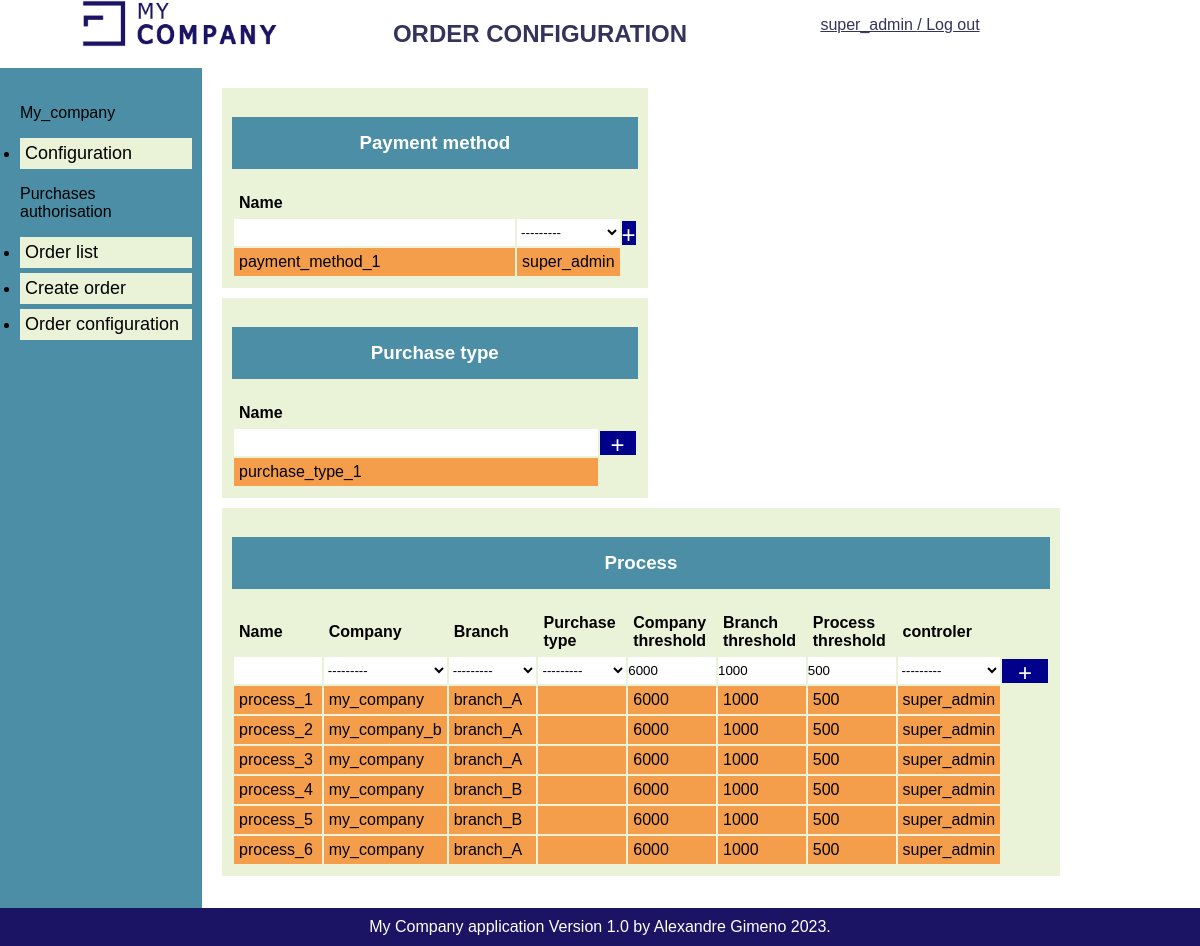
Screenshot of /order/config/ (signed in) with the database file from the repository.
### authentication/models.py (models this page shows)
class User(AbstractUser):
    def __str__(self):
        return f'{self.username}'
    company = models.ForeignKey('Company', null=True, on_delete=models.CASCADE, related_name='branch_user')
    branch = models.ForeignKey('Branch', null=True, on_delete=models.CASCADE, related_name='branch_user')

class Company(models.Model):
    def __str__(self):
        return f'{self.name}'
    name = models.fields.CharField(max_length=30, unique=True)
    controler = models.ForeignKey(User, on_delete=models.CASCADE, related_name='company_controler')
    super_controler = models.ForeignKey(User, on_delete=models.CASCADE, related_name='company_super_controler')

class Branch(models.Model):
    def __str__(self):
        return f'{self.name}'
    name = models.fields.CharField(max_length=30, unique=True)
    company = models.ForeignKey(Company, on_delete=models.CASCADE)
    controler = models.ForeignKey(User, on_delete=models.CASCADE, related_name='branch_controler')

### purchases_auth/models.py (models this page shows, shortened)
class Payment_method(models.Model):
    name = models.fields.CharField(max_length=30, unique=True)
    controler = models.ForeignKey(User, null=True, on_delete=models.CASCADE, related_name='payment_method_controler')

class Purchase_type(models.Model):
    def __str__(self):
        return f'{self.name}'
    name = models.fields.CharField(max_length=30, unique=True)

class Process(models.Model):
    name = models.fields.CharField(max_length=30, unique=True)
    company = models.ForeignKey(Company, null=True, on_delete=models.CASCADE)
    branch = models.ForeignKey(Branch, null=True, on_delete=models.CASCADE)
    purchase_type = models.ForeignKey(Purchase_type, null=True, on_delete=models.CASCADE)
    company_threshold = models.fields.IntegerField(default=6000)
    branch_threshold = models.fields.IntegerField(default=1000)
    process_threshold = models.fields.IntegerField(default=500)
    controler = models.ForeignKey(User, null=True, on_delete=models.CASCADE, related_name='process_controler')

### purchases_auth/views.py (the view, shortened to what this page needs)
# urls.py: path('order/config/', views.order_config, name='order-config'),
@login_required
def order_config(request):
    payment_methods=Payment_method.objects.filter()
    purchase_types=Purchase_type.objects.filter()
    process=Process.objects.filter()
    payment_method_form = PaymentMethodForm()
    purchase_type_form = PurchaseTypeForm()
    process_form = ProcessForm()
    context={
    'payment_methods': payment_methods,
    'payment_method_form': payment_method_form,
    'purchase_types': purchase_types,
    'purchase_type_form': purchase_type_form,
    'process': process,
    'process_form': process_form,}
    return render(request,
    'purchases_auth/order_config.html',
    context=context)

### purchases_auth/forms.py
class PaymentMethodForm(forms.ModelForm):
    add_payment_method = forms.BooleanField(widget=forms.HiddenInput, initial=True)
    class Meta:
        model = Payment_method
        fields = [
            'name',
            'controler',
        ]

class PurchaseTypeForm(forms.ModelForm):
    add_purchase_type = forms.BooleanField(widget=forms.HiddenInput, initial=True)
    class Meta:
        model = Purchase_type
        fields = [
            'name',
        ]

### purchases_auth/templates/purchases_auth/order_config.html (shortened to what this page needs)
{% extends 'base.html' %}
{% block title %}ORDER CONFIGURATION{% endblock %}
{% block content %}
<div class="config">
    <div>
        <div class="box-half">
            <h3>Payment method</h3>
            <table>
                <thead>
                    <tr>
                        <th>Name</th>
                        <th></th>
                    </tr>
                </thead>
                <tbody>
                    <form method="post">
                    <tr>
                        <td value="value">{{ payment_method_form.name }}</td>
                        <td value="value">{{ payment_method_form.controler }}</td>
                        <td value="btn-col">
                            <input type="submit" value="+">
                        </td>
                    </tr>
                    </form>
                </tbody>
                <tbody>
                    {% for payment_method in payment_methods %}
                    <tr>
                        <td>{{ payment_method.name }}</td>
                        <td>{{ payment_method.controler }}</td>
                        <td value="btn-col"></td>
                    </tr>
                    {% endfor %}
                </tbody>
            </table>
        </div>
        <div class="box-half">
            <h3>Purchase type</h3>
            <table>
                <thead>
                    <tr>
                        <th>Name</th>
                        <th></th>
                    </tr>
                </thead>
                <tbody>
                    <form method="post">
                    <tr>
                        <td value="value">{{ purchase_type_form.name }}</td>
                        <td value="btn-col">
                            <input type="submit" value="+">
                        </td>
                    </tr>
                    </form>
                </tbody>
                <tbody>
                    {% for purchase_type in purchase_types %}
                    <tr>
                        <td>{{ purchase_type.name }}</td>
                        <td value="btn-col"></td>
                    </tr>
                    {% endfor %}
                </tbody>
            </table>
        </div>
        <div class="box">
            <h3>Process</h3>
            <table class="threshold">
                <thead>
                    <tr>
                        <th>Name</th>
                        <th>Company</th>
                        <th>Branch</th>
                        <th>Purchase type</th>
                        <th>Company threshold</th>
                        <th>Branch threshold</th>
                        <th>Process threshold</th>
                        <th>controler</th>
                        <th value="btn-col"></th>
                    </tr>
                </thead>
                <tbody>
                    <form method="post">
                    <tr>
                        <td value="value">{{ process_form.name }}</td>
                        <td value="value">{{ process_form.company }}</td>
                        <td value="value">{{ process_form.branch }}</td>
                        <td value="value">{{ process_form.purchase_type }}</td>
                        <td value="value">{{ process_form.company_threshold }}</td>
                        <td value="value">{{ process_form.branch_threshold }}</td>
                        <td value="value">{{ process_form.process_threshold }}</td>
                        <td value="value">{{ process_form.controler }}</td>
                        <td value="btn-col">
                            <input type="submit" value="+">
                        </td>
                    </tr>
                    </form>
                </tbody>
                <tbody>
                    {% for process in process %}
                    <tr>
                        <td>{{ process.name }}</td>
                        <td>{{ process.company }}</td>
                        <td>{{ process.branch }}</td>
                        <td>{{ process.Purchase_type }}</td>
                        <td>{{ process.company_threshold }}</td>
                        <td>{{ process.branch_threshold }}</td>
                        <td>{{ process.process_threshold }}</td>
                        <td>{{ process.controler }}</td>
                        <td value="btn-col"></td>
                    </tr>
                    {% endfor %}
                </tbody>
            </table>
        </div>
    </div>
</div>
{% endblock %}

### templates/base.html (shortened to what this page needs)
{% load static %}
<html>
    <head>
        <link rel="stylesheet" href="{% static 'styles.css' %}" />
    </head>
    <body>
        <header>
            <div class = "col">
                <img src="{% static 'logo_entreprise.png' %}" alt="logo_entreprise" width="200"/>
            </div>
            <div class = "col">
                <h2>{% block title %}{% endblock %}</h2>
            </div>
            <div class = "col">
                {% if user.is_authenticated %}
                    <p><a href="{% url 'logout' %}"> {{ request.user }} / Log out</a></p>
                {% else %}
                    <h4><a href="{% url 'login' %}">Log in</a></h4>
                {% endif %}
            </div>
        </header>
        <div class = "main">
            <nav>
                <p>My_company</p>
                <ul>
                    <li>
                        <a href="{% url 'config-home' %}">Configuration</a>
                    </li>
                </ul>
                <p>Purchases authorisation</p>
                <ul>
                    <li>
                        <a href="{% url 'order-list' %}">Order list</a>
                    </li>
                    <li>
                        <a href="{% url 'order-create' %}">Create order</a>
                    </li>
                    <li>
                        <a href="{% url 'order-config' %}">Order configuration</a>
                    </li>
                </ul>
            </nav>
            <div>
                {% block content %}{% endblock %}
            </div>
        </div>
        <footer>
            My Company application Version 1.0 by Alexandre Gimeno 2023.
        </footer>
    </body>
</html>

### purchases_auth/static/styles.css (style rules this page uses)
:root { --color-blue: #33335C; --color-gray: #4B8EA5; --color-orange: #F49E4C; --color-red: #AB3428; --color-green: #6EEB83; --color-beige: #EAF2D7; --color-darkbeige: #CEE1A3; }
* { font-family: Arial, sans-serif; }
a { color: var(--color-blue); }
body { width: 100%; margin: 0 auto; }
header { background-color: white ; color: var(--color-blue); display: flex; vertical-align: middle; }
header .col { float: left; width: 30%; text-align: center; }
.main { width: 90%; }
nav { float: left; width: 15%; height: 100%; background-color: var(--color-gray); padding: 20px; }
nav ul { margin: 0; padding: 0; }
nav li { background-color: var(--color-beige); width: 100%; padding: 5px; margin-bottom: 5px; }
nav li a { text-decoration: none; color: black; font-size: large; }
.config { display: grid; padding: 10px; }
.config table { width: 100%; }
.config .box { padding: 10px; margin-bottom: 10px; background-color: var(--color-beige); }
.config div { padding: 10px; }
.config td, .config th { text-align: left; padding: 5px; }
.config h3 { padding: 15px; text-align: center; color: white; background-color: var(--color-gray); }
.config td { background-color: var(--color-orange); width: 11%; }
.config .threshold td { background-color: var(--color-orange); width: 11%; }
.config td[value="value"] { background-color: white; padding: 0px; }
.config td[value="btn-col"] { background-color: var(--color-beige); padding: 0px; width: 2em; }
.config select, .config input { background-color: white; padding: 0px; margin: 0px; border: none; width: 100%; height: 2em; }
.config input[type=submit] { width: 100%; height: 1em; font-size: x-large; background-color: darkblue; color: white; text-align: center; border: none; }
.config .box-half { display: inline-block; justify-content: left; width: 48.4%; padding: 10px; margin-bottom: 10px; background-color: var(--color-beige); }
.config .box-half td { width: 91%; }
footer { clear: both; background-color: #1B1464; color: white; padding: 10px; text-align: center; }

### rows the page displays
User: user "super_admin"
Payment_method: name "payment_method_1", controler "super_admin"
Purchase_type: name "purchase_type_1"
Process: name "process_1", company "my_company", branch "branch_A", company_threshold "6000", branch_threshold "1000", process_threshold "500", controler "super_admin"
Process: name "process_2", company "my_company_b", branch "branch_A", company_threshold "6000", branch_threshold "1000", process_threshold "500", controler "super_admin"
Process: name "process_3", company "my_company", branch "branch_A", company_threshold "6000", branch_threshold "1000", process_threshold "500", controler "super_admin"
Process: name "process_4", company "my_company", branch "branch_B", company_threshold "6000", branch_threshold "1000", process_threshold "500", controler "super_admin"
Process: name "process_5", company "my_company", branch "branch_B", company_threshold "6000", branch_threshold "1000", process_threshold "500", controler "super_admin"
Process: name "process_6", company "my_company", branch "branch_A", company_threshold "6000", branch_threshold "1000", process_threshold "500", controler "super_admin"
